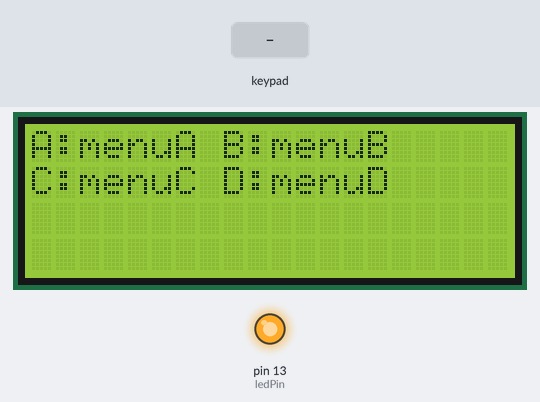
Simulated run of this sketch. Board: Arduino Mega 2560, built with avr-gcc and run on an emulated ATmega2560. Parts: 20×4 character LCD, output pins drawn as LEDs (lit = HIGH). Inputs (shaded band) come from the test bench.

Above: at 1.2 s.
1.3 s: key 'A' pressed
At 2.1 s:
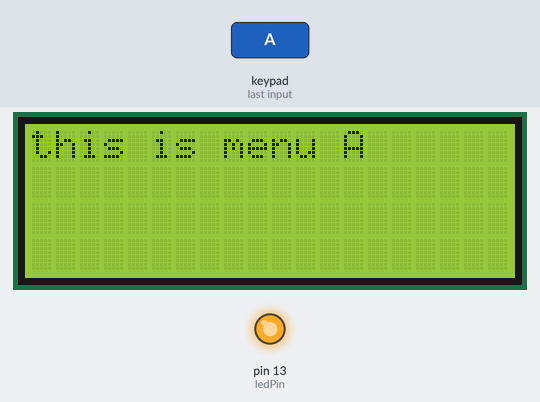
2.9 s: keypad keys 3 7 3 5 3 3 3 1 D pressed 0.4 s apart
8.0 s: key 'B' pressed
9.6 s: key 'C' pressed
11.2 s: key '#' pressed
At 12.5 s:
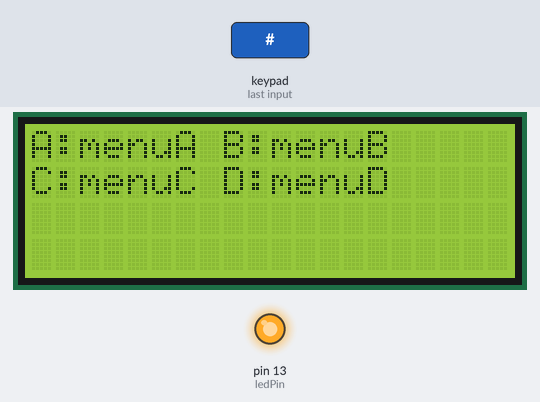
12.8 s: key 'D' pressed
At 13.3 s:
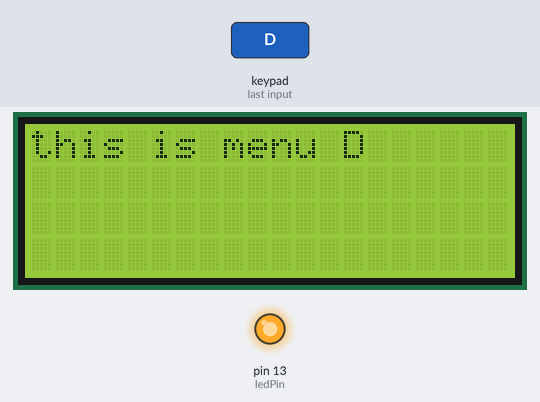
Timing chart, 0 to 15.4 s (numbered marks = the images above; inputs shaded):
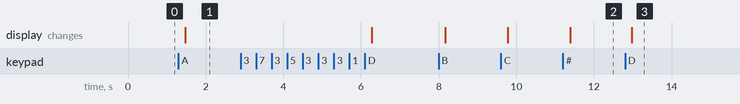

Measured:
- after the input at 1.3 s, the display: changes after 0.17 s (image 1)
- after the input at 11.2 s, the display: changes after 0.19 s (image 2)
- after the input at 12.8 s, the display: changes after 0.17 s (image 3)

The sketch:

sketch_dec07a.ino
```cpp
#include <Keypad.h>
#include <Wire.h>
#include <LiquidCrystal_I2C.h>

LiquidCrystal_I2C lcd(0x27,20,4);  // set the LCD address to 0x27 for a 16 chars and 2 line display

const byte ROWS = 4; //four rows
const byte COLS = 4; //three columns
char keys[ROWS][COLS] = {
        {'1','2','3','A'},
        {'4','5','6','B'},
        {'7','8','9','C'},
        {'*','0','#','D'}
        };
byte colPins[COLS] = {37, 35, 33, 31}; //connect to the row pinouts of the keypad
byte rowPins[ROWS] = {45,43, 41, 39}; //connect to the column pinouts of the keypad
bool flag = true;
Keypad keypad = Keypad( makeKeymap(keys), rowPins, colPins, ROWS, COLS );
byte ledPin = 13;

enum stateSTR{main_menu,menu_A,menu_B,menu_C,menu_D};
enum stateSTR state=main_menu;
void setup(){
  Serial.begin(9600);
  pinMode(ledPin, OUTPUT);      // sets the digital pin as output
  digitalWrite(ledPin, HIGH);   // sets the LED on
  lcd.init();
  // Print a message to the LCD.
  lcd.backlight();
  lcd.setCursor(0,0);
  keypad.addEventListener(keypadEvent); //add an event listener for this keypad
  state=main_menu;
}

void loop(){
  char key = keypad.getKey();
  if (flag){
    lcd.clear();
    if(state==main_menu){
      lcd.print("A:menuA B:menuB");
      lcd.setCursor(0,1);
      lcd.print("C:menuC D:menuD");
    }
    else if(state==menu_A){
      lcd.print("this is menu A");
    }
    else if(state==menu_B){
      lcd.print("this is menu B");
    }
    else if(state==menu_C){
      lcd.print("this is menu C");
    }
    else if(state==menu_D){
      lcd.print("this is menu D");
    }
  flag = false;
  }
  //delay(150);

}

//take care of some special events
void keypadEvent(KeypadEvent key){
  switch (keypad.getState()){
    case PRESSED:

    break;
    case RELEASED:
    flag = true;
      switch (key){
        case 'A':
            state=menu_A;

        break;
        case 'B':
            state=menu_B;

        break;
        case 'C':
            state=menu_C;

        break;
        case 'D':
            state=menu_D;

        break;
        case '#':
            state=main_menu;

        break;

      }
    break;
    case HOLD:
      switch (key){
      }
    break;
  }
}
```
